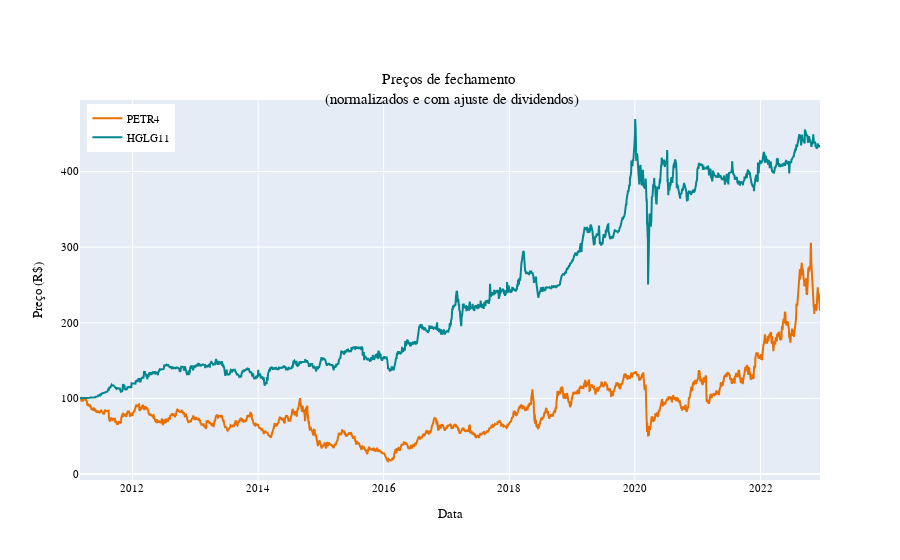

The cell this chart's notebook holds for it:
### Code cell
fig = go.Figure()
fig.add_trace(
    go.Scatter(
        x=petr4_precos["data"],
        y=petr4_precos["preco_aj_normalizado"],
        mode="lines",
        name="PETR4",
        line=dict(color="#e86f00"),
    )
)
fig.add_trace(
    go.Scatter(
        x=hglg11_precos["data"],
        y=hglg11_precos["preco_aj_normalizado"],
        mode="lines",
        name="HGLG11",
        line=dict(color="#02878e"),
        
    )
)
fig.update_layout(
    font=dict(family="Fira Code", size=11, color="black"),
    title="Preços de fechamento <br> (normalizados e com ajuste de dividendos)",
    title_x=0.5,
    title_y=0.85,
    xaxis_title="Data",
    yaxis_title="Preço (R$)",
    legend=dict(yanchor="top", y=0.99, xanchor="left", x=0.01),
)
fig.show()

### Figure 1 — Plotly figure (JSON) as saved in the notebook; plotly's stock layout.template omitted (floating-point values rounded to 4 significant figures; data arrays with more than 128 entries replaced by an {"elided": "..."} marker saying what was removed)
{"data": [{"line": {"color": "#e86f00"}, "mode": "lines", "name": "PETR4", "type": "scatter", "x": {"elided": "2925 str values"}, "y": {"elided": "2925 float values"}}, {"line": {"color": "#02878e"}, "mode": "lines", "name": "HGLG11", "type": "scatter", "x": {"elided": "2772 str values"}, "y": {"elided": "2772 float values"}}], "layout": {"font": {"color": "black", "family": "Fira Code", "size": 11}, "legend": {"x": 0.01, "xanchor": "left", "y": 0.99, "yanchor": "top"}, "title": {"text": "Preços de fechamento <br> (normalizados e com ajuste de dividendos)", "x": 0.5, "y": 0.85}, "xaxis": {"title": {"text": "Data"}}, "yaxis": {"title": {"text": "Preço (R$)"}}}}
